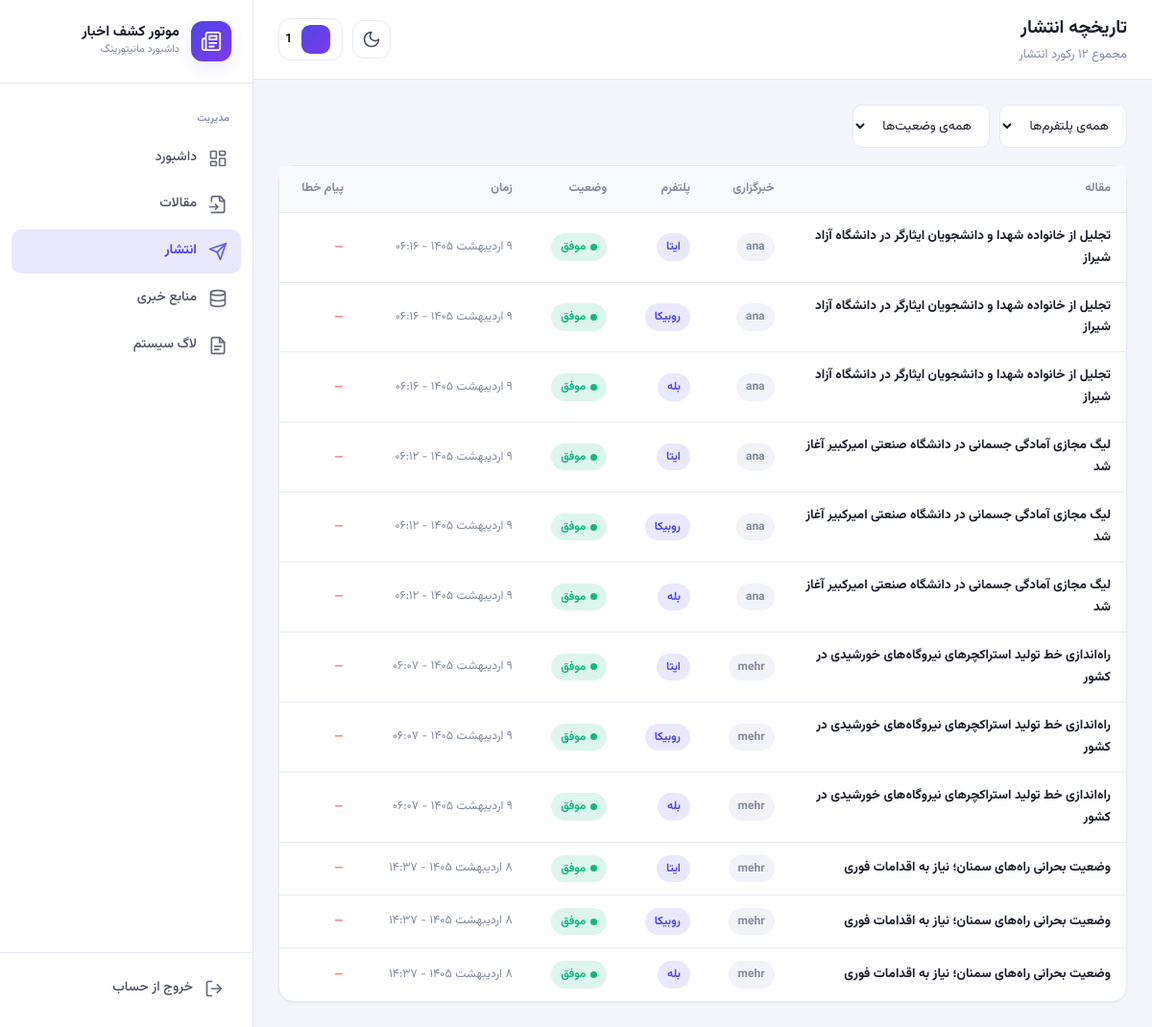
The app's page /publish (signed in), older data.
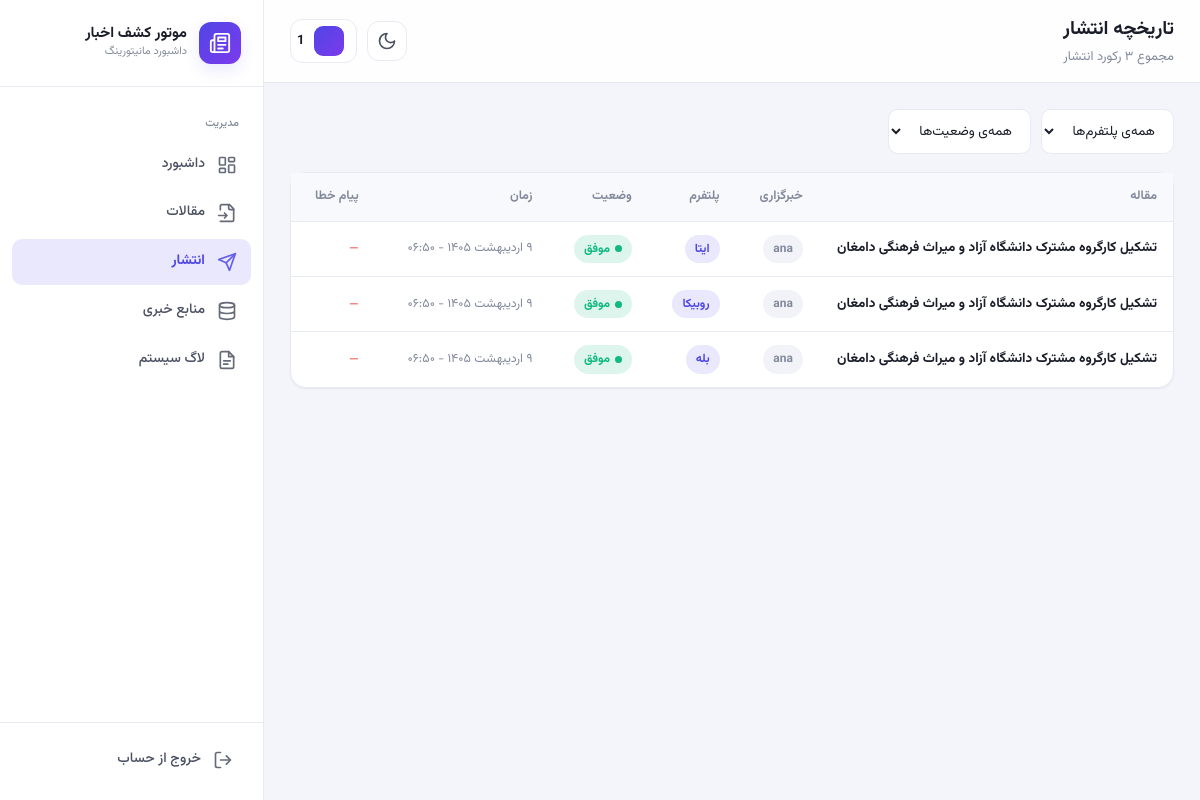
The same page, newer data.
### database/models.py (models this page shows)
class PublishLog(Base):
    __tablename__ = "publish_log"
    id = Column(Integer, primary_key=True)
    article_id = Column(Integer, ForeignKey("articles.id"))
    platform = Column(String)
    status = Column(String, default="pending")
    published_url = Column(String)
    error_message = Column(Text)
    created_at = Column(DateTime, default=func.now())
    __table_args__ = (
        UniqueConstraint("article_id", "platform", name="uq_publish_article_platform"),
        Index("ix_publish_platform_status_article", "platform", "status", "article_id"),
    )

class AIProcessing(Base):
    __tablename__ = "ai_processing"
    id = Column(Integer, primary_key=True)
    article_id = Column(Integer, ForeignKey("articles.id"))
    rewritten_title = Column(Text)
    rewritten_content = Column(Text)
    created_at = Column(DateTime, default=func.now())
    article = relationship("Article")

### dashboard/routes.py (the view)
@bp.route("/publish")
@login_required
def publish():
    page = _int_arg("page", 1)
    platform = request.args.get("platform", "").strip()
    status = request.args.get("status", "").strip()
    data = services.get_publish_history(
        page=page, per_page=25, platform=platform, status=status,
    )
    return render_template(
        "publish.html", active_page="publish", data=data,
        platform=platform, status=status,
    )

### dashboard/app.py (called while the page is built)
def create_app() -> Flask:
    app = Flask(
        __name__,
        template_folder="templates",
        static_folder="static",
        static_url_path="/dashboard/static",
    )
    app.config.update(
        SECRET_KEY=os.getenv("DASHBOARD_SECRET_KEY", "change-me-in-production-please"),
        SESSION_COOKIE_HTTPONLY=True,
        SESSION_COOKIE_SAMESITE="Lax",
        PERMANENT_SESSION_LIFETIME=60 * 60 * 12,  # 12 ساعت
        JSON_AS_ASCII=False,
        TEMPLATES_AUTO_RELOAD=False,
    )
    app.jinja_env.filters["jalali"] = lambda dt: to_jalali_str(dt, with_time=True)
    app.jinja_env.filters["jalali_date"] = lambda dt: to_jalali_str(dt, with_time=False)
    app.jinja_env.filters["fa_num"] = fa_number
    app.register_blueprint(dashboard_bp)
    return app

### dashboard/auth.py (called while the page is built)
def is_logged_in() -> bool:
    return bool(session.get("logged_in"))

def login_required(view):
    @wraps(view)
    def wrapped(*args, **kwargs):
        if not is_logged_in():
            return redirect(url_for("dashboard.login", next=request.path))
        return view(*args, **kwargs)
    return wrapped

### dashboard/jalali.py (called while the page is built)
def _gregorian_to_jalali(gy: int, gm: int, gd: int) -> Tuple[int, int, int]:
    g_d_m = [0, 31, 59, 90, 120, 151, 181, 212, 243, 273, 304, 334]
    gy2 = gy - 1600
    gm2 = gm - 1
    gd2 = gd - 1
    g_day_no = 365 * gy2 + (gy2 + 3) // 4 - (gy2 + 99) // 100 + (gy2 + 399) // 400
    g_day_no += g_d_m[gm2] + gd2
    if gm2 > 1 and ((gy % 4 == 0 and gy % 100 != 0) or (gy % 400 == 0)):
        g_day_no += 1
    j_day_no = g_day_no - 79
    j_np = j_day_no // 12053
    j_day_no %= 12053
    jy = 979 + 33 * j_np + 4 * (j_day_no // 1461)
    j_day_no %= 1461
    if j_day_no >= 366:
        jy += (j_day_no - 1) // 365
        j_day_no = (j_day_no - 1) % 365
    if j_day_no < 186:
        jm = 1 + j_day_no // 31
        jd = 1 + j_day_no % 31
    else:
        jm = 7 + (j_day_no - 186) // 30
        jd = 1 + (j_day_no - 186) % 30
    return jy, jm, jd

def _to_persian_digits(text: str) -> str:
    mapping = str.maketrans("0123456789", "۰۱۲۳۴۵۶۷۸۹")
    return text.translate(mapping)

def fa_number(value) -> str:
    try:
        formatted = f"{int(value):,}"
    except (ValueError, TypeError):
        formatted = str(value)
    return _to_persian_digits(formatted)

### dashboard/routes.py (called while the page is built)
def _int_arg(name: str, default: int, minimum: int = 1) -> int:
    try:
        value = int(request.args.get(name, default))
    except (TypeError, ValueError):
        value = default
    return max(value, minimum)

### dashboard/templates/publish.html (shortened to what this page needs)
{% extends "base.html" %}
{% from "_pagination.html" import render_pagination %}
{% block page_title %}تاریخچه انتشار{% endblock %}
{% block page_subtitle %}مجموع {{ data.total|fa_num }} رکورد انتشار{% endblock %}
{% block content %}
<form class="toolbar" method="get" action="{{ url_for('dashboard.publish') }}">
    <select name="platform" class="select" onchange="this.form.submit()">
        <option value="">همه‌ی پلتفرم‌ها</option>
    </select>
    <select name="status" class="select" onchange="this.form.submit()">
        <option value="">همه‌ی وضعیت‌ها</option>
    </select>
</form>
<div class="card">
    <div class="card__body" style="padding:0">
        {% if data.rows %}
        <div class="table-wrap">
            <table class="tbl">
                <thead><tr>
                    <th>مقاله</th><th>خبرگزاری</th><th>پلتفرم</th><th>وضعیت</th><th>زمان</th><th>پیام خطا</th>
                </tr></thead>
                <tbody>
                {% for item in data.rows %}
                    <tr>
                        <td class="td-strong" style="max-width:320px">{{ item.article_title }}</td>
                        <td><span class="badge badge-muted">{{ item.source }}</span></td>
                        <td><span class="badge badge-accent">{{ item.platform }}</span></td>
                        <td>
                            {% if item.status == 'success' %}<span class="badge badge-success"><span class="dot"></span>موفق</span>
                            {% elif item.status == 'failed' %}<span class="badge badge-danger"><span class="dot"></span>ناموفق</span>
                            {% else %}<span class="badge badge-warning"><span class="dot"></span>در انتظار</span>{% endif %}
                        </td>
                        <td class="td-muted">{{ item.created_at|jalali }}</td>
                        <td class="td-muted" style="max-width:260px; color:var(--danger)">{{ item.error_message or '—' }}</td>
                    </tr>
                {% endfor %}
                </tbody>
            </table>
        </div>
        {% else %}
        <div class="empty-state">
            <svg viewBox="0 0 24 24" fill="none" stroke="currentColor" stroke-width="1.5"><path d="m22 2-7 20-4-9-9-4Z"/><path d="M22 2 11 13"/></svg>
            <p>رکورد انتشاری یافت نشد.</p>
        </div>
        {% endif %}
    </div>
</div>
{% endblock %}

### dashboard/templates/base.html (shortened to what this page needs)
<!DOCTYPE html>
<html lang="fa" dir="rtl" data-theme="light">
<head>
    <link rel="stylesheet" href="{{ url_for('static', filename='css/style.css') }}">
</head>
<body>
<div class="layout">
    <aside class="sidebar" id="sidebar">
        <div class="sidebar__brand">
            <div class="sidebar__logo">
                <svg viewBox="0 0 24 24" fill="none" stroke="currentColor" stroke-width="2" stroke-linecap="round" stroke-linejoin="round"><path d="M4 22h16a2 2 0 0 0 2-2V4a2 2 0 0 0-2-2H8a2 2 0 0 0-2 2v16a2 2 0 0 1-2 2Zm0 0a2 2 0 0 1-2-2v-9c0-1.1.9-2 2-2h2"/><path d="M18 14h-8M15 18h-5M10 6h8v4h-8V6Z"/></svg>
            </div>
            <div>
                <div class="sidebar__title">موتور کشف اخبار</div>
                <div class="sidebar__subtitle">داشبورد مانیتورینگ</div>
            </div>
        </div>
        <nav class="sidebar__nav">
            <div class="sidebar__section-label">مدیریت</div>
            <a href="{{ url_for('dashboard.index') }}" class="nav-item {{ 'active' if active_page == 'dashboard' }}">
                <span>داشبورد</span>
            </a>
            <a href="{{ url_for('dashboard.articles') }}" class="nav-item {{ 'active' if active_page == 'articles' }}">
                <svg viewBox="0 0 24 24" fill="none" stroke="currentColor" stroke-width="2" stroke-linecap="round" stroke-linejoin="round"><path d="M4 22h14a2 2 0 0 0 2-2V7l-5-5H6a2 2 0 0 0-2 2v4"/><path d="M14 2v4a2 2 0 0 0 2 2h4M2 15h10M9 18l3-3-3-3"/></svg>
                <span>مقالات</span>
            </a>
            <a href="{{ url_for('dashboard.publish') }}" class="nav-item {{ 'active' if active_page == 'publish' }}">
                <svg viewBox="0 0 24 24" fill="none" stroke="currentColor" stroke-width="2" stroke-linecap="round" stroke-linejoin="round"><path d="m22 2-7 20-4-9-9-4Z"/><path d="M22 2 11 13"/></svg>
                <span>انتشار</span>
            </a>
            <a href="{{ url_for('dashboard.sources') }}" class="nav-item {{ 'active' if active_page == 'sources' }}">
                <svg viewBox="0 0 24 24" fill="none" stroke="currentColor" stroke-width="2" stroke-linecap="round" stroke-linejoin="round"><ellipse cx="12" cy="5" rx="9" ry="3"/><path d="M3 5v14a9 3 0 0 0 18 0V5M3 12a9 3 0 0 0 18 0"/></svg>
                <span>منابع خبری</span>
            </a>
            <a href="{{ url_for('dashboard.logs') }}" class="nav-item {{ 'active' if active_page == 'logs' }}">
                <svg viewBox="0 0 24 24" fill="none" stroke="currentColor" stroke-width="2" stroke-linecap="round" stroke-linejoin="round"><path d="M14 2H6a2 2 0 0 0-2 2v16a2 2 0 0 0 2 2h12a2 2 0 0 0 2-2V8Z"/><path d="M14 2v6h6M8 13h8M8 17h5"/></svg>
                <span>لاگ سیستم</span>
            </a>
        </nav>
        <div class="sidebar__footer">
            <a href="{{ url_for('dashboard.logout') }}" class="nav-item">
                <svg viewBox="0 0 24 24" fill="none" stroke="currentColor" stroke-width="2" stroke-linecap="round" stroke-linejoin="round"><path d="M9 21H5a2 2 0 0 1-2-2V5a2 2 0 0 1 2-2h4M16 17l5-5-5-5M21 12H9"/></svg>
                <span>خروج از حساب</span>
            </a>
        </div>
    </aside>
    <div class="main">
        <header class="topbar">
            <div style="display:flex; align-items:center; gap:14px;">
                <div class="topbar__title">
                    <h1>{% block page_title %}داشبورد{% endblock %}</h1>
                    <p>{% block page_subtitle %}نمای کلی سیستم{% endblock %}</p>
                </div>
            </div>
            <div class="topbar__actions">
                <button class="icon-btn" id="theme-toggle" aria-label="تغییر تم">
                    <svg id="icon-moon" viewBox="0 0 24 24" fill="none" stroke="currentColor" stroke-width="2" stroke-linecap="round" stroke-linejoin="round"><path d="M12 3a6 6 0 0 0 9 9 9 9 0 1 1-9-9Z"/></svg>
                </button>
                <div class="user-chip">
                    <div class="user-chip__avatar">{{ (session.username or 'A')[0]|upper }}</div>
                    <span class="user-chip__name">{{ session.username or 'مدیر' }}</span>
                </div>
            </div>
        </header>
        <main class="content">
            {% block content %}{% endblock %}
        </main>
    </div>
</div>
</body>
</html>

Row changes from the older to the newer data that the page shows:
removed PublishLog: article_title "تجلیل از خانواده شهدا و دانشجویان ایثارگر در دانشگاه آزاد شیراز", source "ana", platform "ایتا", status "success" (drawn), created_at|jalali "۹ اردیبهشت ۱۴۰۵ - ۰۶:۱۶", error_message "—"
removed PublishLog: article_title "تجلیل از خانواده شهدا و دانشجویان ایثارگر در دانشگاه آزاد شیراز", source "ana", platform "روبیکا", status "success" (drawn), created_at|jalali "۹ اردیبهشت ۱۴۰۵ - ۰۶:۱۶", error_message "—"
removed PublishLog: article_title "تجلیل از خانواده شهدا و دانشجویان ایثارگر در دانشگاه آزاد شیراز", source "ana", platform "بله", status "success" (drawn), created_at|jalali "۹ اردیبهشت ۱۴۰۵ - ۰۶:۱۶", error_message "—"
removed PublishLog: article_title "لیگ مجازی آمادگی جسمانی در دانشگاه صنعتی امیرکبیر آغاز شد", source "ana", platform "ایتا", status "success" (drawn), created_at|jalali "۹ اردیبهشت ۱۴۰۵ - ۰۶:۱۲", error_message "—"
removed PublishLog: article_title "لیگ مجازی آمادگی جسمانی در دانشگاه صنعتی امیرکبیر آغاز شد", source "ana", platform "روبیکا", status "success" (drawn), created_at|jalali "۹ اردیبهشت ۱۴۰۵ - ۰۶:۱۲", error_message "—"
removed PublishLog: article_title "لیگ مجازی آمادگی جسمانی در دانشگاه صنعتی امیرکبیر آغاز شد", source "ana", platform "بله", status "success" (drawn), created_at|jalali "۹ اردیبهشت ۱۴۰۵ - ۰۶:۱۲", error_message "—"
no longer on this page (row edited): PublishLog: article_title "راه‌اندازی خط تولید استراکچرهای نیروگاه‌های خورشیدی در کشور", source "mehr", platform "ایتا", status "success" (drawn), created_at|jalali "۹ اردیبهشت ۱۴۰۵ - ۰۶:۰۷", error_message "—"
no longer on this page (row edited): PublishLog: article_title "راه‌اندازی خط تولید استراکچرهای نیروگاه‌های خورشیدی در کشور", source "mehr", platform "روبیکا", status "success" (drawn), created_at|jalali "۹ اردیبهشت ۱۴۰۵ - ۰۶:۰۷", error_message "—"
no longer on this page (row edited): PublishLog: article_title "راه‌اندازی خط تولید استراکچرهای نیروگاه‌های خورشیدی در کشور", source "mehr", platform "بله", status "success" (drawn), created_at|jalali "۹ اردیبهشت ۱۴۰۵ - ۰۶:۰۷", error_message "—"
removed PublishLog: article_title "وضعیت بحرانی راه‌های سمنان؛ نیاز به اقدامات فوری", source "mehr", platform "ایتا", status "success" (drawn), created_at|jalali "۸ اردیبهشت ۱۴۰۵ - ۱۴:۳۷", error_message "—"
removed PublishLog: article_title "وضعیت بحرانی راه‌های سمنان؛ نیاز به اقدامات فوری", source "mehr", platform "روبیکا", status "success" (drawn), created_at|jalali "۸ اردیبهشت ۱۴۰۵ - ۱۴:۳۷", error_message "—"
removed PublishLog: article_title "وضعیت بحرانی راه‌های سمنان؛ نیاز به اقدامات فوری", source "mehr", platform "بله", status "success" (drawn), created_at|jalali "۸ اردیبهشت ۱۴۰۵ - ۱۴:۳۷", error_message "—"
added PublishLog: article_title "تشکیل کارگروه مشترک دانشگاه آزاد و میراث فرهنگی دامغان", source "ana", platform "ایتا", status "success" (drawn), created_at|jalali "۹ اردیبهشت ۱۴۰۵ - ۰۶:۵۰", error_message "—"
added PublishLog: article_title "تشکیل کارگروه مشترک دانشگاه آزاد و میراث فرهنگی دامغان", source "ana", platform "روبیکا", status "success" (drawn), created_at|jalali "۹ اردیبهشت ۱۴۰۵ - ۰۶:۵۰", error_message "—"
added PublishLog: article_title "تشکیل کارگروه مشترک دانشگاه آزاد و میراث فرهنگی دامغان", source "ana", platform "بله", status "success" (drawn), created_at|jalali "۹ اردیبهشت ۱۴۰۵ - ۰۶:۵۰", error_message "—"
